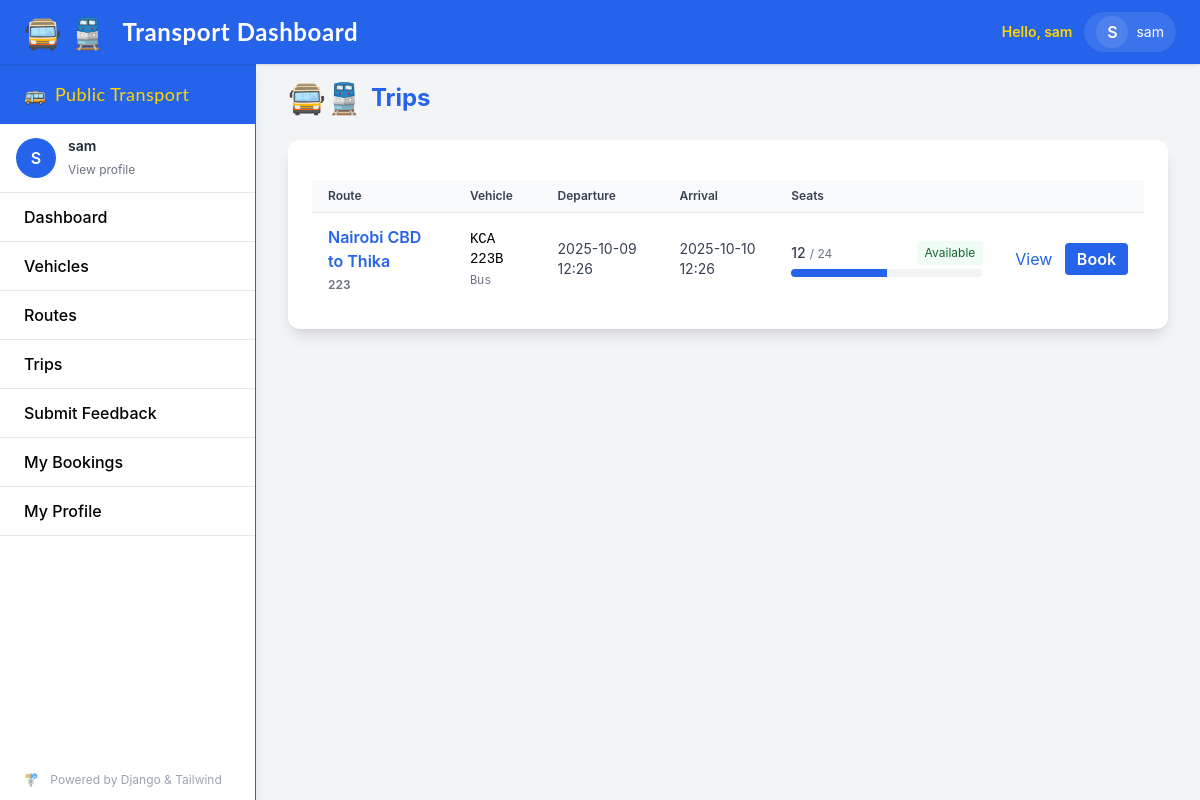
Before: /trips/ (signed in) with the older database file.
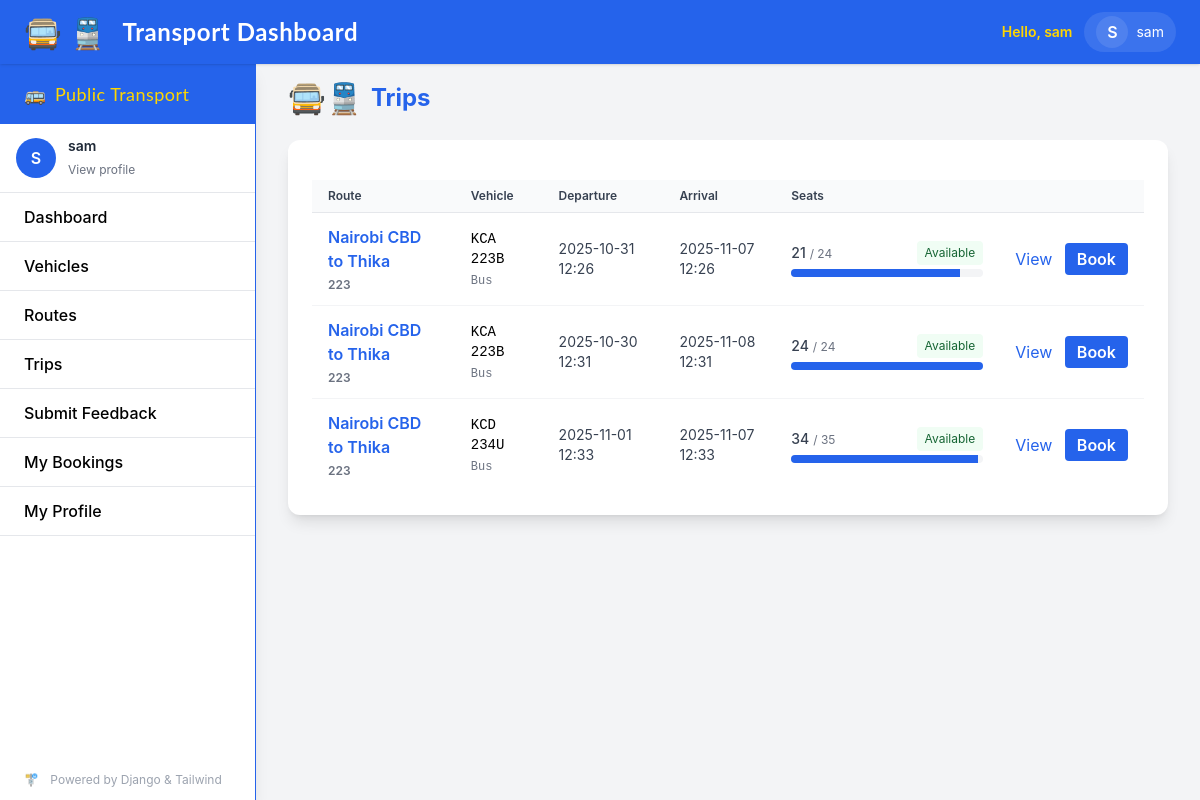
After: the same page with the newer database file.
### transport/models.py (models this page shows, shortened)
class Trip(models.Model):
    route = models.ForeignKey(Route, on_delete=models.CASCADE)
    vehicle = models.ForeignKey(Vehicle, on_delete=models.SET_NULL, null=True)
    scheduled_departure = models.DateTimeField()
    scheduled_arrival = models.DateTimeField()
    actual_departure = models.DateTimeField(null=True, blank=True)
    actual_arrival = models.DateTimeField(null=True, blank=True)
    timetable = models.ForeignKey(Timetable, on_delete=models.SET_NULL, null=True, blank=True)
    available_seats = models.PositiveIntegerField(default=0)

class Route(models.Model):
    name = models.CharField(max_length=100)
    code = models.CharField(max_length=20, unique=True)
    description = models.TextField(blank=True)
    active = models.BooleanField(default=True)

class Vehicle(models.Model):
    VEHICLE_TYPE_CHOICES = (
        ('bus', 'Bus'),
        ('train', 'Train'),
    )
    code = models.CharField(max_length=20, unique=True)
    vehicle_type = models.CharField(max_length=10, choices=VEHICLE_TYPE_CHOICES)
    capacity = models.PositiveIntegerField()
    active = models.BooleanField(default=True)
    assigned_routes = models.ManyToManyField(Route, related_name='vehicles', blank=True)

### transport/views.py (the view)
# urls.py: path('trips/', TripListView.as_view(), name='trip-list'),                     # all users
class TripListView(LoginRequiredMixin, ListView):
    model = Trip
    template_name = 'dashboard/trip_list.html'
    context_object_name = 'trips'

### transport/templates/dashboard/trip_list.html (shortened to what the changed rows need)
{% extends "base.html" %}
{% block content %}
<div class="flex items-center gap-2 mb-6">
    <h2 class="text-2xl font-bold text-transport-blue">Trips</h2>
</div>
<div class="bg-white rounded-xl shadow-lg p-6">
    <div class="overflow-x-auto mt-4">
        <table class="min-w-full divide-y divide-gray-200">
            <thead class="bg-gray-50">
                <tr>
                    <th class="px-4 py-2 text-left text-xs font-semibold text-gray-700">Route</th>
                    <th class="px-4 py-2 text-left text-xs font-semibold text-gray-700">Vehicle</th>
                    <th class="px-4 py-2 text-left text-xs font-semibold text-gray-700">Departure</th>
                    <th class="px-4 py-2 text-left text-xs font-semibold text-gray-700">Arrival</th>
                    <th class="px-4 py-2 text-left text-xs font-semibold text-gray-700">Seats</th>
                    <th class="px-4 py-2"></th>
                </tr>
            </thead>
            <tbody class="bg-white divide-y divide-gray-100">
                {% for trip in trips %}
                <tr class="hover:bg-gray-50">
                    <td class="px-4 py-3 font-semibold text-transport-blue">
                        {{ trip.route.name }}
                        <div class="text-xs text-gray-500 mt-1">{{ trip.route.code }}</div>
                    </td>
                    <td class="px-4 py-3 font-mono text-sm">
                        {% if trip.vehicle %}
                            {{ trip.vehicle.code }}
                            <div class="text-xs text-gray-500 mt-1">{{ trip.vehicle.get_vehicle_type_display }}</div>
                        {% else %}
                            <span class="text-gray-400">Unassigned</span>
                        {% endif %}
                    </td>
                    <td class="px-4 py-3 text-sm text-gray-700">
                        {{ trip.scheduled_departure|date:"Y-m-d H:i" }}
                    </td>
                    <td class="px-4 py-3 text-sm text-gray-700">
                        {{ trip.scheduled_arrival|date:"Y-m-d H:i" }}
                    </td>
                    <td class="px-4 py-3 w-56">
                        {% if trip.vehicle %}
                            <div class="flex items-center justify-between mb-1">
                                <div class="text-sm text-gray-700">
                                    <span class="font-medium">{{ trip.available_seats }}</span>
                                    <span class="text-xs text-gray-500"> / {{ trip.vehicle.capacity }}</span>
                                </div>
                                {% if trip.available_seats == 0 %}
                                    <span class="inline-block bg-red-100 text-red-700 text-xs px-2 py-1 rounded">Sold out</span>
                                {% elif trip.available_seats <= 5 %}
                                    <span class="inline-block bg-yellow-100 text-yellow-800 text-xs px-2 py-1 rounded">Few left</span>
                                {% else %}
                                    <span class="inline-block bg-green-50 text-green-800 text-xs px-2 py-1 rounded">Available</span>
                                {% endif %}
                            </div>
                            {% if trip.vehicle.capacity and trip.vehicle.capacity > 0 %}
                                <div class="w-full bg-gray-100 rounded h-2 overflow-hidden">
                                    <div
                                        class="h-2 bg-transport-blue"
                                        style="width: {% widthratio trip.available_seats trip.vehicle.capacity 100 %}%;"
                                        role="progressbar"
                                        aria-valuemin="0"
                                        aria-valuemax="{{ trip.vehicle.capacity }}"
                                        aria-valuenow="{{ trip.available_seats }}">
                                    </div>
                                </div>
                            {% else %}
                                <div class="text-xs text-gray-500">Capacity not set</div>
                            {% endif %}
                        {% else %}
                            <div class="text-xs text-gray-500">Vehicle not assigned</div>
                        {% endif %}
                    </td>
                    <td class="px-4 py-3 whitespace-nowrap">
                        <a href="{% url 'dashboard:trip-detail' trip.pk %}" class="text-blue-600 hover:underline mr-2">View</a>
                        {% if user.is_authenticated and not user.is_staff %}
                            <a href="{% url 'dashboard:booking-add' %}?trip={{ trip.pk }}"
                               class="inline-block bg-transport-blue text-white px-3 py-1 rounded hover:bg-blue-700 transition font-semibold"
                               title="Book this trip (pre-selects trip)">
                                Book
                            </a>
                        {% endif %}
                    </td>
                </tr>
                {% empty %}
                <tr>
                    <td colspan="6" class="px-4 py-4 text-center text-gray-500">No trips found.</td>
                </tr>
                {% endfor %}
            </tbody>
        </table>
    </div>
</div>
{% endblock %}

Changed rows visible on the page:
changed Trip (number 1 of 3 on the later page): scheduled_departure "2025-10-09 12:26" → "2025-10-31 12:26"; scheduled_arrival "2025-10-10 12:26" → "2025-11-07 12:26"; available_seats "12" → "21"
added Trip: route.name "Nairobi CBD to Thika", route.code "223", vehicle.code "KCA 223B", vehicle.vehicle_type "Bus", scheduled_departure "2025-10-30 12:31", scheduled_arrival "2025-11-08 12:31", available_seats "24", vehicle.capacity "24", shows "Available"
added Trip: route.name "Nairobi CBD to Thika", route.code "223", vehicle.code "KCD 234U", vehicle.vehicle_type "Bus", scheduled_departure "2025-11-01 12:33", scheduled_arrival "2025-11-07 12:33", available_seats "34", vehicle.capacity "35", shows "Available"
